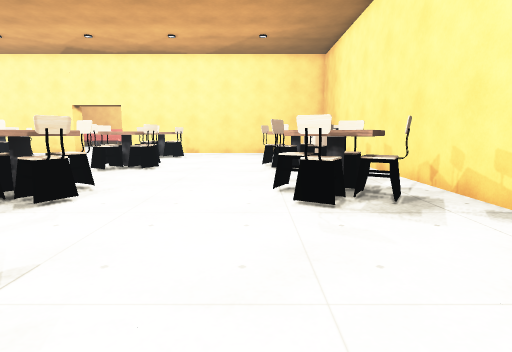
[1] (above)

24 first-person views from a walk through a scene from a Unity 3-D project. The camera is 1.2 m above the floor, tilts 8° down and sees 80° across. The floor is counted in squares, 1 m on a side. Each view is taken from the middle of a square. On the plan, view 1 faces up. The plan holds only what a view shows up to about 13 squares ahead; the rest is blank. The place goes on beyond the plan. The player is left out. Some surface patterns are stand-ins.

[2]
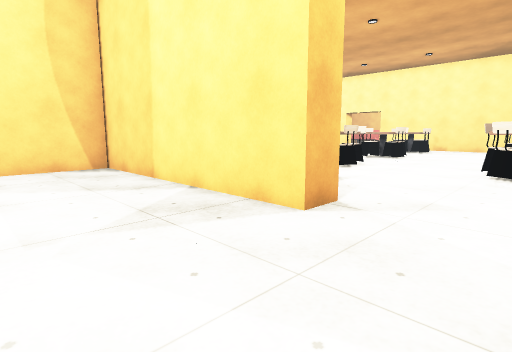

[3]
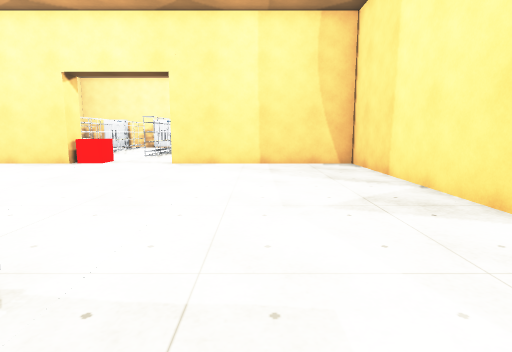

[4]
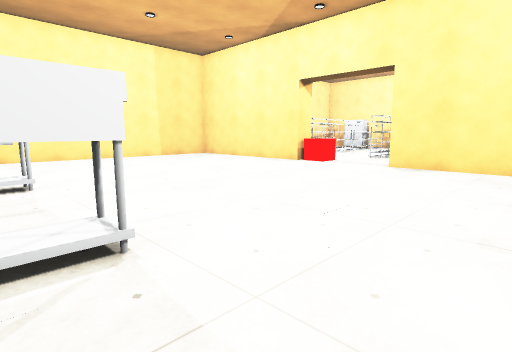

[5]
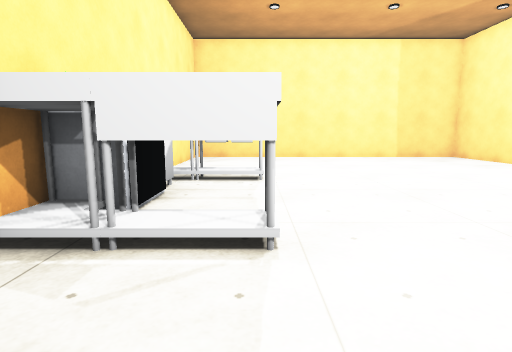

[6]
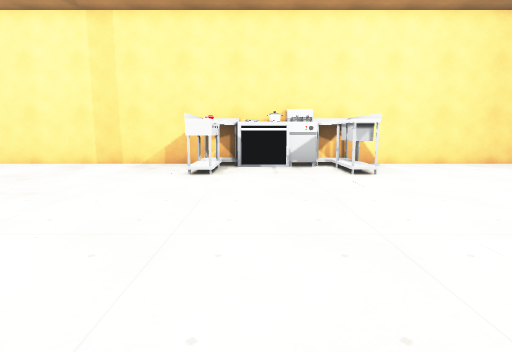

[7]
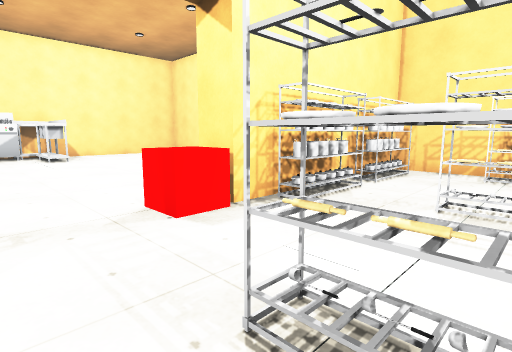

[8]
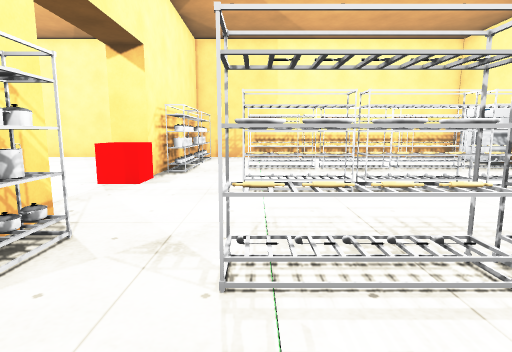

[9]
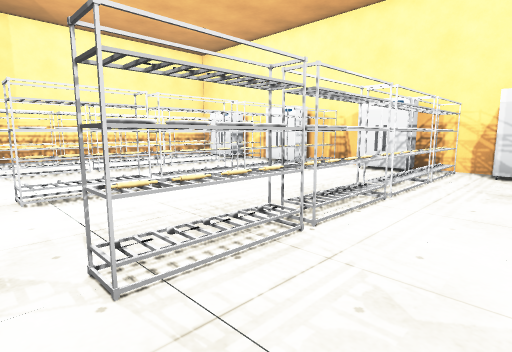

[10]
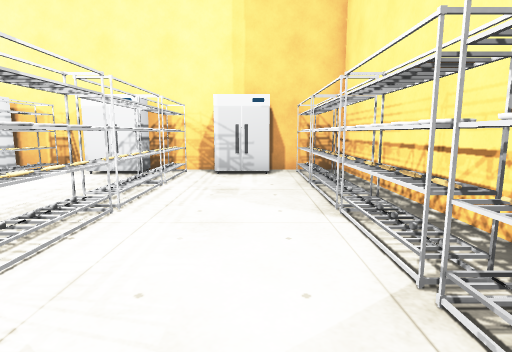

[11]
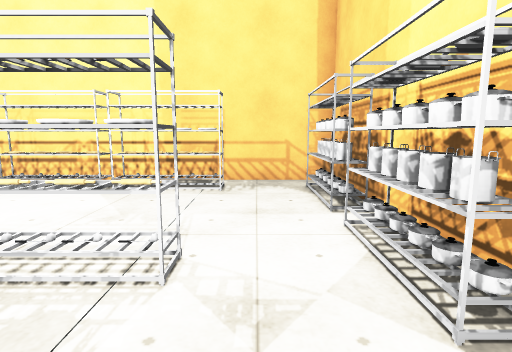

[12]
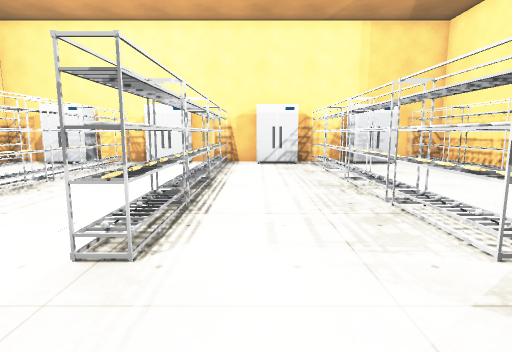

[13]
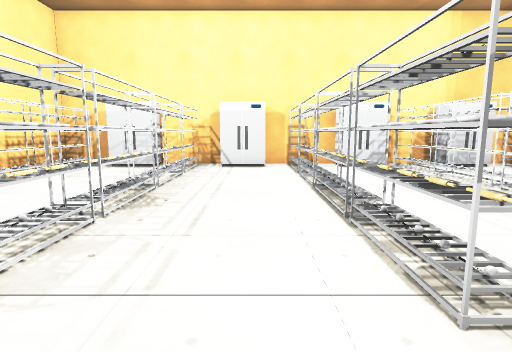

[14]
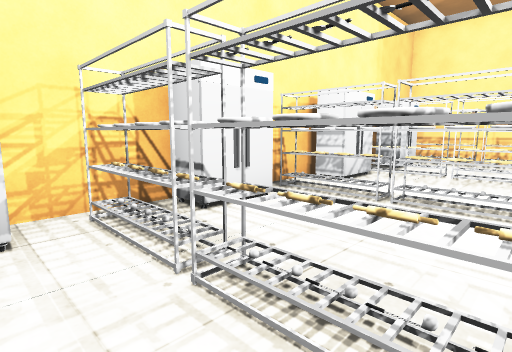

[15]
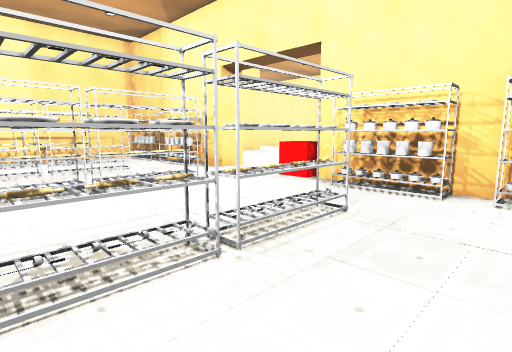

[16]
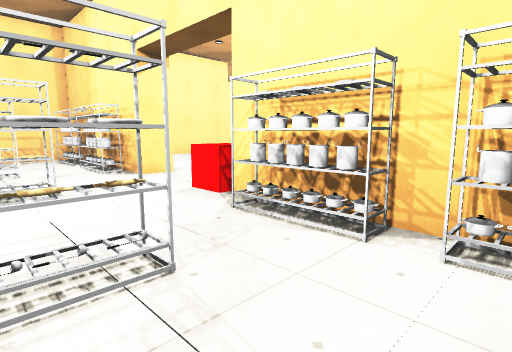

[17]
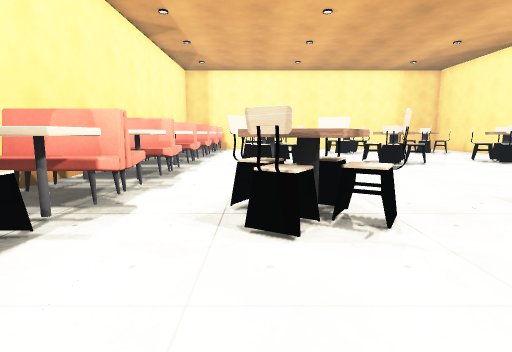

[18]
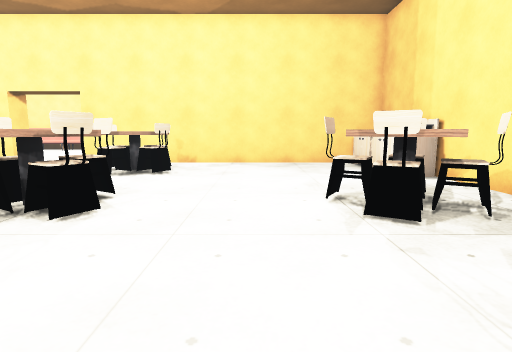

[19]
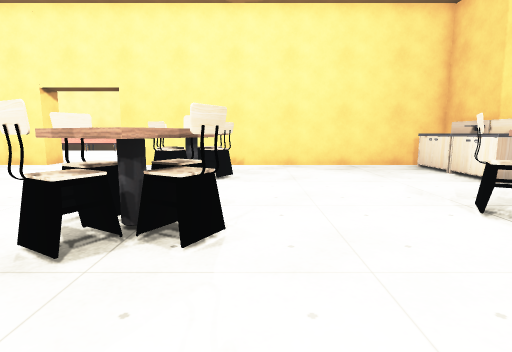

[20]
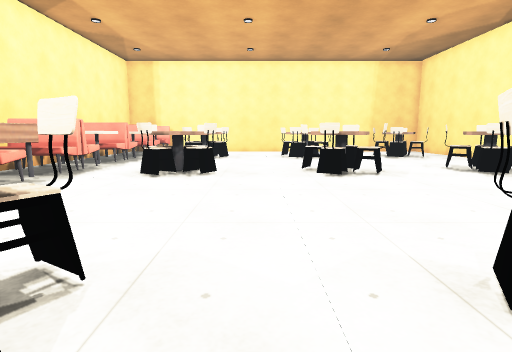

[21]
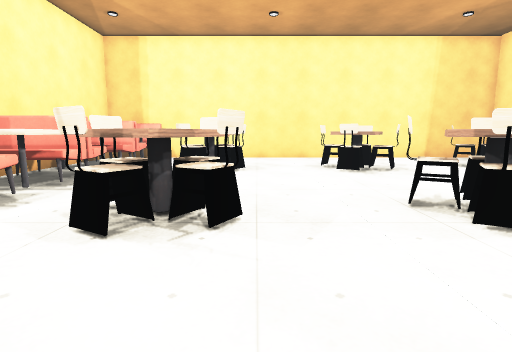

[22]
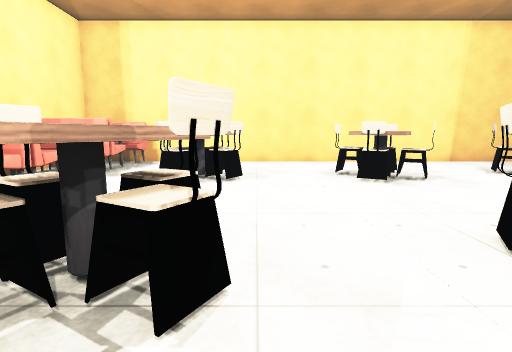

[23]
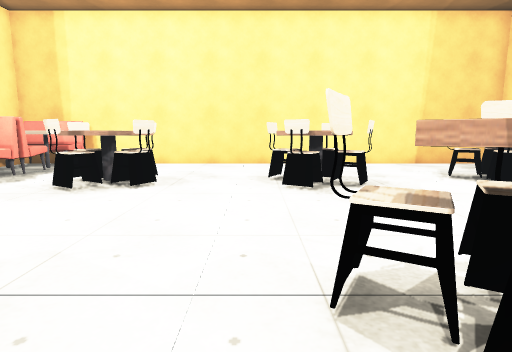

[24]
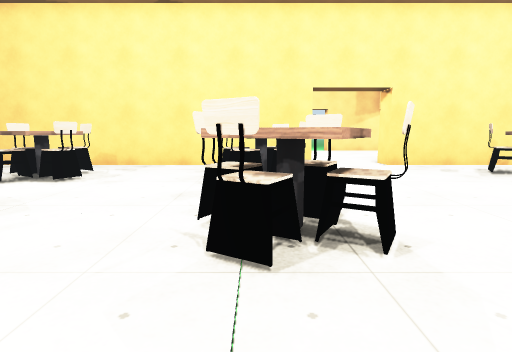

### Floor plan
Key: @ floor where view 1 was taken; # wall or solid block; . floor; T thing the floor can be seen under or through; O other object.
Columns run from 23 left of view 1 to 4 right of it. Each row starts with its distance up from view 1.
 19 #############..#############
 18 #.  .....  ...............O#
 17 #..  ....   ......OO......O#
 16 #..OOO...OOO.....OOO......O#
 15 #..OOO...OOO.....OOO......O#
 14 #...O.....O...... ........O#
 13 #................  ........#
 12 #....O....OO..... OO....OO.#
 11 #..OOO...OOO.....OOO...OOO.#
 10 #...OOO...OOO.....OOO...OO.#
  9 #...O......................#
  8 #..........................#
  7 #....O.....O......OO....OO.#
  6 #..OOO...OOO.....OOO...OOO.#
  5 #   OOO...OOO.....OOO...OOO#
  4 #   O......................
  3 #.O..O..OO..O..OO..O.......
  2 #OOOOOOOOOOOOOOOOOOOO.....
  1 #OOOOOOOOOOOOOOOOOOO  .... #
  0 ##  #######    ###    #@...#
 -1 #######################....#
 -2 ###########..O#............#
 -3 ###########.OO#............#
 -4 #O..........OO#............#
 -5 #O...........O#............#
 -6 #OOOOOOOOOO.OO#............#
 -7 #OTTTTTTTTT.OO#.........OO #
 -8 #O...........##.........OOO#
 -9 #O........................O
-10 #OOOOOOOOOO...............OO
-11 ##TTTTTTTTT..O............O#
-12 #O...........OO.........OOO#
-13 #O..........O##............#
-14 #OOOOOOOOOO.OO#............#
-15 ##TTTTTTTTT.OO#............#
-16 #O.........O.##............#
-17  O..........OO#............#

Positions as (right, up) in squares from view 1, and headings:
1: (0, 0), facing up
2: (2, -5), facing up-left
3: (3, -5), facing left
4: (2, -4), facing down-left
5: (1, -4), facing down
6: (-8, -9), facing right
7: (-14, -9), facing down-right
8: (-13, -4), facing down
9: (-12, -4), facing down-left
10: (-13, -4), facing left
11: (-12, -9), facing up
12: (-10, -9), facing left
13: (-11, -12), facing left
14: (-18, -16), facing up-left
15: (-17, -17), facing up-right
16: (-14, -17), facing up-right
17: (0, 5), facing left
18: (-1, 6), facing up
19: (-3, 7), facing up
20: (-3, 8), facing left
21: (-8, 7), facing left
22: (-10, 7), facing left
23: (-11, 9), facing left
24: (-13, 7), facing up
